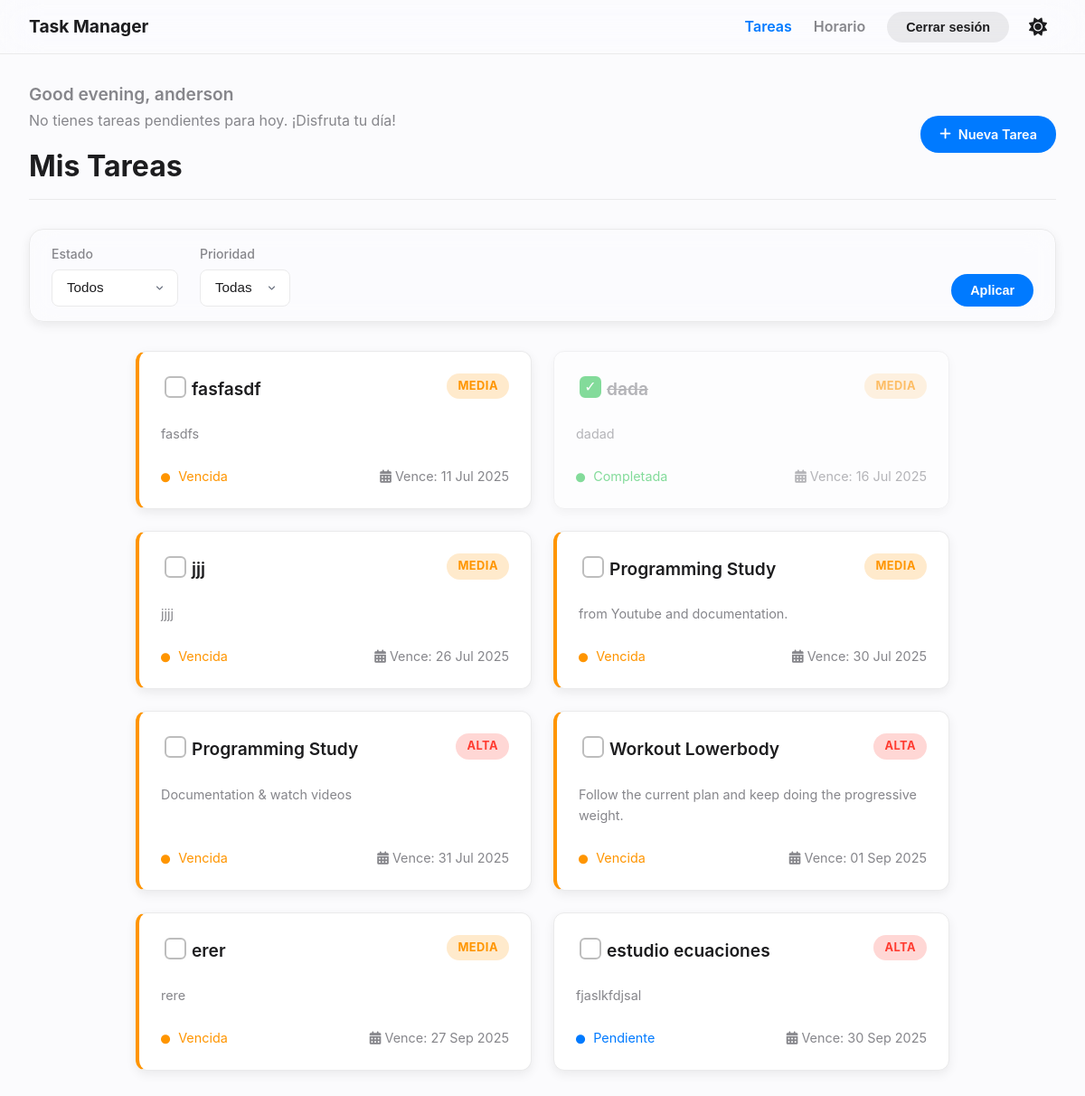
The app's page / (signed in), older data.
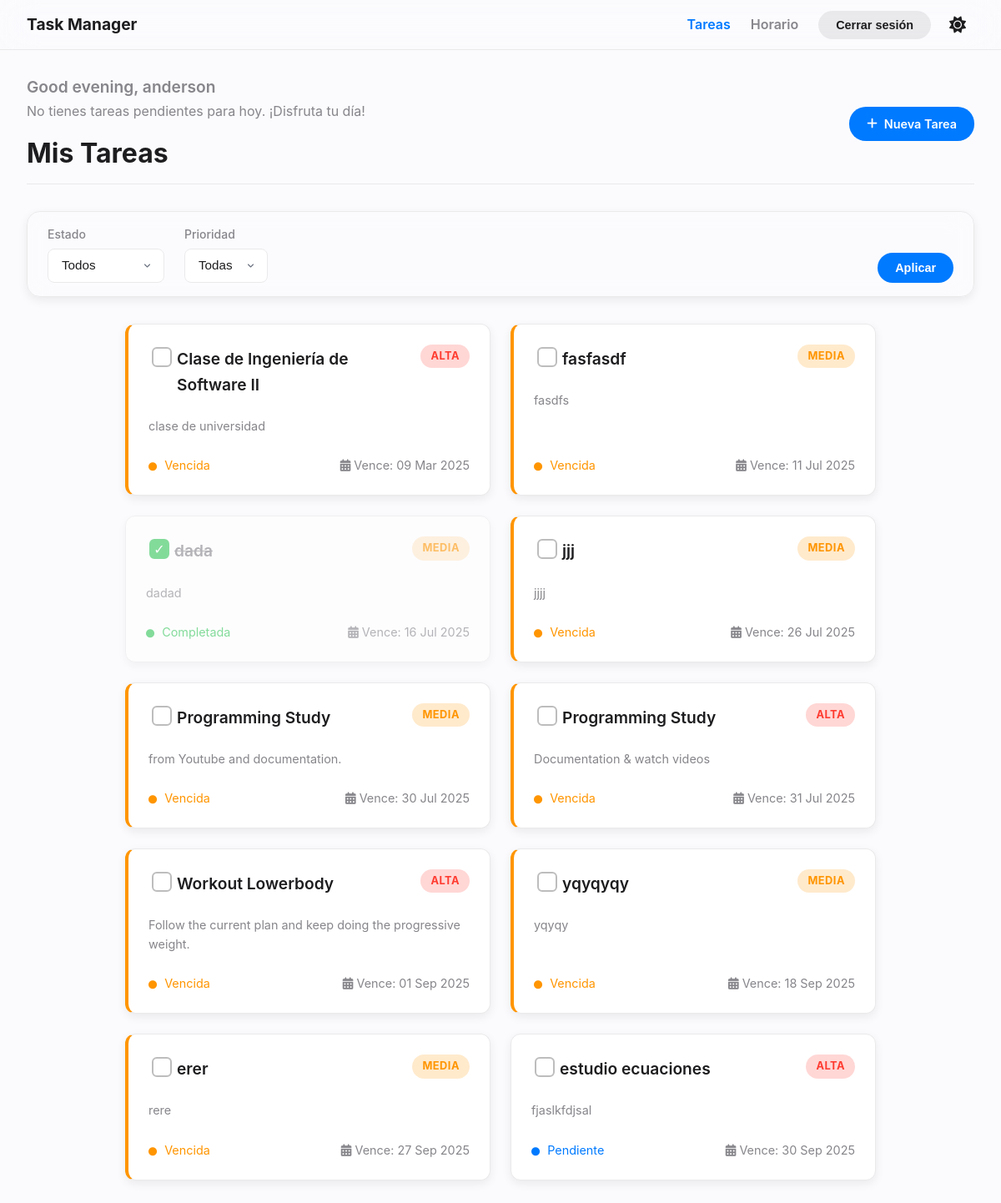
The same page, newer data.
### tareas/models.py (models this page shows, shortened)
class Task(models.Model):
    ESTADO_CHOICES = [
        ('pendiente', _('Pendiente')),
        ('completada', _('Completada')),
        ('vencida', _('Vencida')),
    ]
    PRIORIDAD_CHOICES = [
        ('alta', _('Alta')),
        ('media', _('Media')),
        ('baja', _('Baja')),
    ]
    DAYS_OF_WEEK = [
        ('Monday', _('Lunes')),
        ('Tuesday', _('Martes')),
        ('Wednesday', _('Miércoles')),
        ('Thursday', _('Jueves')),
        ('Friday', _('Viernes')),
        ('Saturday', _('Sábado')),
        ('Sunday', _('Domingo')),
    ]
    nombre = models.CharField(max_length=200, verbose_name=_('Nombre'))
    descripcion = models.TextField(verbose_name=_('Descripción'))
    fecha_vencimiento = models.DateField(verbose_name=_('Fecha de vencimiento'))
    estado = models.CharField(max_length=20, choices=[('pendiente', _('Pendiente')), ('completada', _('Completada'))], default='pendiente', verbose_name=_('Estado'))
    prioridad = models.CharField(max_length=10, choices=PRIORIDAD_CHOICES, default='media', verbose_name=_('Prioridad'))
    usuario = models.ForeignKey(User, on_delete=models.CASCADE, verbose_name=_('Usuario'))
    dia_semana = models.JSONField(default=list, blank=True, null=True, verbose_name=_('Días de la semana'))
    hora_inicio = models.TimeField(blank=True, null=True, verbose_name=_('Hora de inicio'))
    duracion_minutos = models.IntegerField(default=60, verbose_name=_('Duración (minutos)'))
    scheduled_dia_semana = models.JSONField(default=list, blank=True, null=True)
    scheduled_hora_inicio = models.TimeField(blank=True, null=True)
    recordatorio_enviado = models.BooleanField(default=False, verbose_name=_('Recordatorio enviado'))
    @property
    def dynamic_status(self):
        if self.estado == 'completada':
            return 'completada'
        if self.fecha_vencimiento < date.today():
            return 'vencida'
        return 'pendiente'
    def get_dynamic_status_display(self):
        return dict(self.ESTADO_CHOICES).get(self.dynamic_status)

### tareas/views.py (the view, shortened to what this page needs)
# urls.py: path('', views.TaskListView.as_view(), name='task-list'),
class TaskListView(LoginRequiredMixin, ListView):
    model = Task
    template_name = 'tareas/task_list.html'
    context_object_name = 'tasks'
    def get_queryset(self):
        from datetime import date
        queryset = Task.objects.filter(usuario=self.request.user).order_by('fecha_vencimiento')
        estado = self.request.GET.get('estado')
        prioridad = self.request.GET.get('prioridad')
        if prioridad:
            queryset = queryset.filter(prioridad=prioridad)
        return queryset
    def get_context_data(self, **kwargs):
        from datetime import date, timedelta
        context = super().get_context_data(**kwargs)
        context['estados'] = Task.ESTADO_CHOICES
        context['prioridades'] = Task.PRIORIDAD_CHOICES
        context['estado_actual'] = self.request.GET.get('estado', '')
        context['prioridad_actual'] = self.request.GET.get('prioridad', '')
        context['today'] = date.today()
        context['soon'] = date.today() + timedelta(days=2)
        return context

### tareas/context_processors.py (called while the page is built)
def greeting_context_processor(request):
    context = {}
    current_hour = datetime.now().hour
    if 5 <= current_hour < 12:
        context['greeting'] = "Good morning"
    elif 12 <= current_hour < 19:
        context['greeting'] = "Good afternoon"
    else:
        context['greeting'] = "Good evening"
    if request.user.is_authenticated:
        tasks_today_count = Task.objects.filter(
            usuario=request.user,
            fecha_vencimiento=date.today(),
            estado='pendiente'
        ).count()
        context['tasks_today_count'] = tasks_today_count
    else:
        context['tasks_today_count'] = 0
    return context

### templates/tareas/task_list.html (shortened to what this page needs)
{% extends "base.html" %}
{% load static %}
{% block content %}
<div class="page-header">
    <div>
        <h2 class="page-greeting">{{ greeting }}, {{ user.username }}</h2>
        {% if user.is_authenticated %}
            <p class="page-subgreeting">
                {% if tasks_today_count > 0 %}
                    Tienes <strong>{{ tasks_today_count }}</strong> tarea{{ tasks_today_count|pluralize }} pendiente{{ tasks_today_count|pluralize }} para hoy.
                {% else %}
                    No tienes tareas pendientes para hoy. ¡Disfruta tu día!
                {% endif %}
            </p>
        {% endif %}
        <h1>Mis Tareas</h1>
    </div>
    <a href="{% url 'task-create' %}" class="btn btn-primary">
        <i class="fas fa-plus"></i> Nueva Tarea
    </a>
</div>
<form method="get" class="filter-form-refined">
    <div class="form-group-refined">
        <label for="estado" class="form-label-refined">Estado</label>
        <select name="estado" id="estado" class="form-control-refined">
            <option value="">Todos</option>
        </select>
    </div>
    <div class="form-group-refined">
        <label for="prioridad" class="form-label-refined">Prioridad</label>
        <select name="prioridad" id="prioridad" class="form-control-refined">
            <option value="">Todas</option>
        </select>
    </div>
    <div class="filter-actions-refined">
        <button type="submit" class="btn btn-primary">Aplicar</button>
    </div>
</form>
<div class="task-container">
    {% if tasks %}
        <div class="task-grid">
            {% for task in tasks %}
            <div class="task-card
                {% if task.dynamic_status == 'completada' %}task-completed{% endif %}
                {% if task.dynamic_status == 'vencida' %}task-overdue{% endif %}">
                <div class="task-card-header">
                    <form action="{% url 'task-toggle-complete' task.pk %}" method="post" class="task-complete-form" data-task-id="{{ task.pk }}">
                        <input type="checkbox" class="task-complete-checkbox" {% if task.estado == 'completada' %}checked{% endif %} aria-label="Marcar tarea '{{ task.nombre }}' como completada">
                    </form>
                    <h2 class="task-title">
                        <a href="{% url 'task-detail' task.pk %}">{{ task.nombre }}</a>
                    </h2>
                    <span class="task-priority priority-{{ task.prioridad|lower }}">{{ task.get_prioridad_display }}</span>
                </div>
                <p class="task-description text-secondary">
                    {{ task.descripcion|truncatewords:20|default:"Sin descripción." }}
                </p>
                <div class="task-card-footer">
                    <span class="task-status status-{{ task.dynamic_status|lower }}">
                        <i class="fas fa-circle"></i> {{ task.get_dynamic_status_display }}
                    </span>
                    <span class="task-due-date text-secondary">
                        <i class="fas fa-calendar-alt"></i>
                        Vence: {{ task.fecha_vencimiento|date:"d M Y" }}
                    </span>
                </div>
            </div>
            {% endfor %}
        </div>
    {% endif %}
</div>
{% endblock %}

Row changes from the older to the newer data that the page shows:
added Task: nombre "Clase de Ingeniería de Software II", prioridad "ALTA", descripcion "clase de universidad", dynamic_status "Vencida", fecha_vencimiento "09 Mar 2025"
added Task: nombre "yqyqyqy", prioridad "MEDIA", descripcion "yqyqy", dynamic_status "Vencida", fecha_vencimiento "18 Sep 2025"
